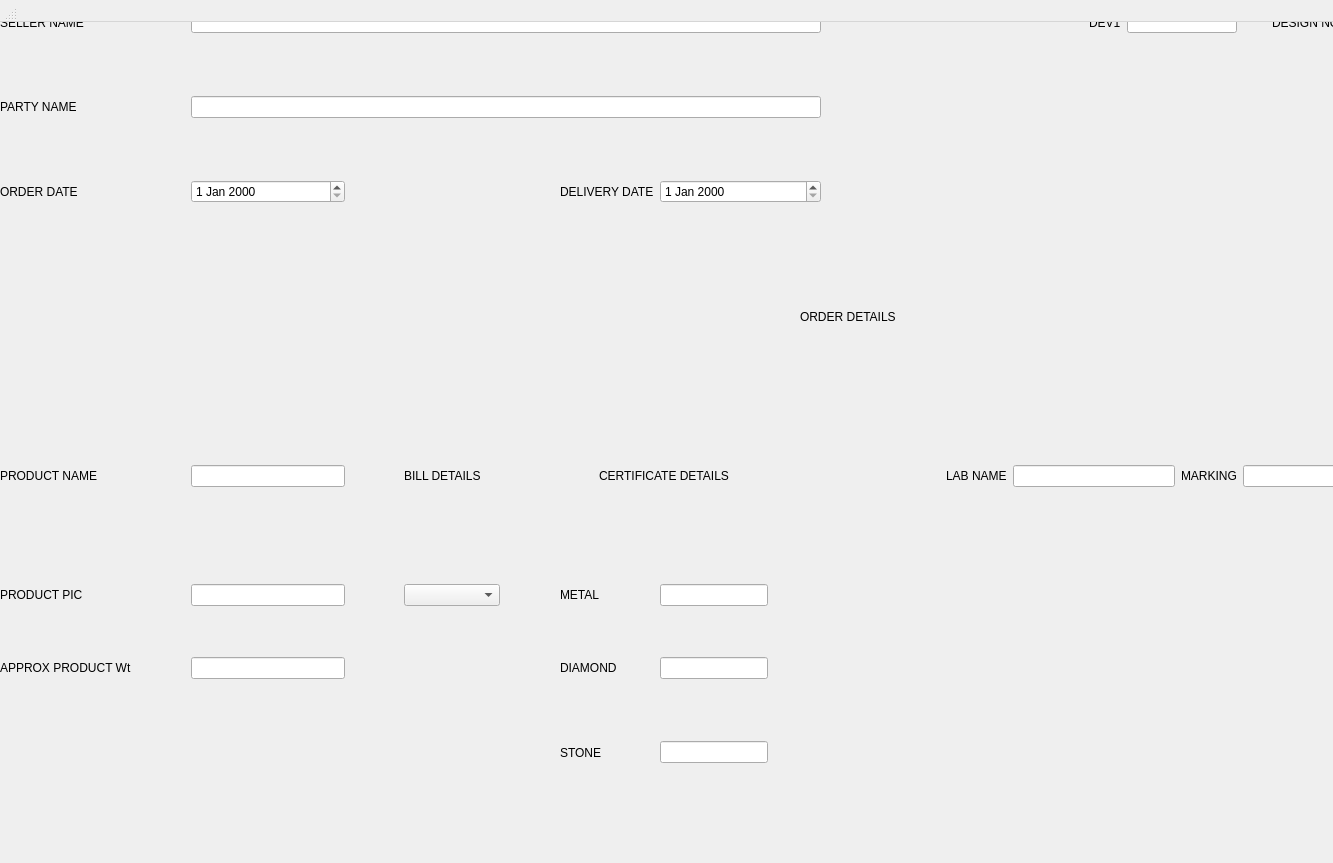
<?xml version="1.0" encoding="UTF-8"?>
<ui version="4.0">
 <class>Order</class>
 <widget class="QDialog" name="Order">
  <property name="geometry">
   <rect>
    <x>0</x>
    <y>0</y>
    <width>1333</width>
    <height>863</height>
   </rect>
  </property>
  <property name="windowTitle">
   <string>MainWindow</string>
  </property>
  <widget class="QWidget" name="centralwidget">
   <property name="geometry">
    <rect>
     <x>0</x>
     <y>0</y>
     <width>1696</width>
     <height>2468</height>
    </rect>
   </property>
   <layout class="QGridLayout" name="gridLayout">
    <item row="3" column="2">
     <spacer name="verticalSpacer_27">
      <property name="orientation">
       <enum>Qt::Orientation::Vertical</enum>
      </property>
      <property name="sizeHint" stdset="0">
       <size>
        <width>20</width>
        <height>40</height>
       </size>
      </property>
     </spacer>
    </item>
    <item row="55" column="6" rowspan="7" colspan="6">
     <widget class="QTextEdit" name="textEdit"/>
    </item>
    <item row="0" column="15" colspan="2">
     <widget class="QLineEdit" name="lineEdit_5"/>
    </item>
    <item row="62" column="2">
     <spacer name="verticalSpacer">
      <property name="orientation">
       <enum>Qt::Orientation::Vertical</enum>
      </property>
      <property name="sizeHint" stdset="0">
       <size>
        <width>20</width>
        <height>40</height>
       </size>
      </property>
     </spacer>
    </item>
    <item row="0" column="17" colspan="2" alignment="Qt::AlignmentFlag::AlignRight">
     <widget class="QLabel" name="label_4">
      <property name="text">
       <string>DESIGN NO.</string>
      </property>
     </widget>
    </item>
    <item row="16" column="8">
     <widget class="QLabel" name="label_15">
      <property name="text">
       <string>DIAMOND</string>
      </property>
     </widget>
    </item>
    <item row="35" column="0">
     <widget class="QLabel" name="label_24">
      <property name="text">
       <string>SIZE MM.</string>
      </property>
     </widget>
    </item>
    <item row="49" column="7">
     <spacer name="verticalSpacer_35">
      <property name="orientation">
       <enum>Qt::Orientation::Vertical</enum>
      </property>
      <property name="sizeHint" stdset="0">
       <size>
        <width>20</width>
        <height>40</height>
       </size>
      </property>
     </spacer>
    </item>
    <item row="0" column="23">
     <widget class="QLineEdit" name="lineEdit_3"/>
    </item>
    <item row="41" column="0">
     <widget class="QLabel" name="label_27">
      <property name="text">
       <string>HEIGHT</string>
      </property>
     </widget>
    </item>
    <item row="3" column="3">
     <spacer name="verticalSpacer_48">
      <property name="orientation">
       <enum>Qt::Orientation::Vertical</enum>
      </property>
      <property name="sizeHint" stdset="0">
       <size>
        <width>20</width>
        <height>40</height>
       </size>
      </property>
     </spacer>
    </item>
    <item row="4" column="8">
     <widget class="QLabel" name="label_7">
      <property name="text">
       <string>DELIVERY DATE</string>
      </property>
     </widget>
    </item>
    <item row="39" column="0">
     <widget class="QLabel" name="label_26">
      <property name="text">
       <string>WIDTH</string>
      </property>
     </widget>
    </item>
    <item row="11" column="20" colspan="2" alignment="Qt::AlignmentFlag::AlignRight">
     <widget class="QLabel" name="label_48">
      <property name="text">
       <string>HALLMARK</string>
      </property>
     </widget>
    </item>
    <item row="20" column="3">
     <spacer name="verticalSpacer_20">
      <property name="orientation">
       <enum>Qt::Orientation::Vertical</enum>
      </property>
      <property name="sizeHint" stdset="0">
       <size>
        <width>20</width>
        <height>40</height>
       </size>
      </property>
     </spacer>
    </item>
    <item row="55" column="18" rowspan="7" colspan="6">
     <widget class="QTextEdit" name="textEdit_3"/>
    </item>
    <item row="7" column="0" colspan="24" alignment="Qt::AlignmentFlag::AlignHCenter">
     <widget class="QLabel" name="label_8">
      <property name="text">
       <string>ORDER DETAILS</string>
      </property>
     </widget>
    </item>
    <item row="0" column="22" alignment="Qt::AlignmentFlag::AlignRight">
     <widget class="QLabel" name="label_3">
      <property name="text">
       <string>JOB NO.</string>
      </property>
     </widget>
    </item>
    <item row="50" column="7" colspan="2">
     <widget class="QLineEdit" name="lineEdit_28"/>
    </item>
    <item row="11" column="16" alignment="Qt::AlignmentFlag::AlignRight">
     <widget class="QLabel" name="label_47">
      <property name="text">
       <string>MARKING</string>
      </property>
     </widget>
    </item>
    <item row="27" column="0">
     <widget class="QLabel" name="label_20">
      <property name="text">
       <string>METAL PURITY</string>
      </property>
     </widget>
    </item>
    <item row="3" column="9">
     <spacer name="verticalSpacer_46">
      <property name="orientation">
       <enum>Qt::Orientation::Vertical</enum>
      </property>
      <property name="sizeHint" stdset="0">
       <size>
        <width>20</width>
        <height>40</height>
       </size>
      </property>
     </spacer>
    </item>
    <item row="29" column="0">
     <widget class="QLabel" name="label_21">
      <property name="text">
       <string>METAL COLOUR</string>
      </property>
     </widget>
    </item>
    <item row="48" column="6">
     <widget class="QLabel" name="label_35">
      <property name="text">
       <string>KUNDAN</string>
      </property>
     </widget>
    </item>
    <item row="45" column="7">
     <spacer name="verticalSpacer_33">
      <property name="orientation">
       <enum>Qt::Orientation::Vertical</enum>
      </property>
      <property name="sizeHint" stdset="0">
       <size>
        <width>20</width>
        <height>40</height>
       </size>
      </property>
     </spacer>
    </item>
    <item row="18" column="9">
     <widget class="QLineEdit" name="lineEdit_11"/>
    </item>
    <item row="53" column="0" colspan="5" alignment="Qt::AlignmentFlag::AlignHCenter">
     <widget class="QLabel" name="label_32">
      <property name="text">
       <string>DIAMOND DETAILS</string>
      </property>
     </widget>
    </item>
    <item row="38" column="2">
     <spacer name="verticalSpacer_10">
      <property name="orientation">
       <enum>Qt::Orientation::Vertical</enum>
      </property>
      <property name="sizeHint" stdset="0">
       <size>
        <width>20</width>
        <height>40</height>
       </size>
      </property>
     </spacer>
    </item>
    <item row="64" column="23">
     <spacer name="horizontalSpacer_18">
      <property name="orientation">
       <enum>Qt::Orientation::Horizontal</enum>
      </property>
      <property name="sizeHint" stdset="0">
       <size>
        <width>40</width>
        <height>20</height>
       </size>
      </property>
     </spacer>
    </item>
    <item row="50" column="6">
     <widget class="QLabel" name="label_34">
      <property name="text">
       <string>STONE</string>
      </property>
     </widget>
    </item>
    <item row="64" column="20">
     <spacer name="horizontalSpacer_21">
      <property name="orientation">
       <enum>Qt::Orientation::Horizontal</enum>
      </property>
      <property name="sizeHint" stdset="0">
       <size>
        <width>40</width>
        <height>20</height>
       </size>
      </property>
     </spacer>
    </item>
    <item row="16" column="9">
     <widget class="QLineEdit" name="lineEdit_10"/>
    </item>
    <item row="64" column="9">
     <spacer name="horizontalSpacer_11">
      <property name="orientation">
       <enum>Qt::Orientation::Horizontal</enum>
      </property>
      <property name="sizeHint" stdset="0">
       <size>
        <width>40</width>
        <height>20</height>
       </size>
      </property>
     </spacer>
    </item>
    <item row="11" column="6">
     <widget class="QLabel" name="label_12">
      <property name="text">
       <string>BILL DETAILS</string>
      </property>
     </widget>
    </item>
    <item row="44" column="7" colspan="2">
     <widget class="QLineEdit" name="lineEdit_25"/>
    </item>
    <item row="28" column="2">
     <spacer name="verticalSpacer_14">
      <property name="orientation">
       <enum>Qt::Orientation::Vertical</enum>
      </property>
      <property name="sizeHint" stdset="0">
       <size>
        <width>20</width>
        <height>40</height>
       </size>
      </property>
     </spacer>
    </item>
    <item row="48" column="7" colspan="2">
     <widget class="QLineEdit" name="lineEdit_27"/>
    </item>
    <item row="64" column="11">
     <spacer name="horizontalSpacer_2">
      <property name="orientation">
       <enum>Qt::Orientation::Horizontal</enum>
      </property>
      <property name="sizeHint" stdset="0">
       <size>
        <width>40</width>
        <height>20</height>
       </size>
      </property>
     </spacer>
    </item>
    <item row="14" column="8">
     <widget class="QLabel" name="label_14">
      <property name="text">
       <string>METAL</string>
      </property>
     </widget>
    </item>
    <item row="44" column="6">
     <widget class="QLabel" name="label_37">
      <property name="text">
       <string>OPEN SETTING</string>
      </property>
     </widget>
    </item>
    <item row="52" column="3">
     <spacer name="verticalSpacer_7">
      <property name="orientation">
       <enum>Qt::Orientation::Vertical</enum>
      </property>
      <property name="sizeHint" stdset="0">
       <size>
        <width>20</width>
        <height>40</height>
       </size>
      </property>
     </spacer>
    </item>
    <item row="64" column="16">
     <spacer name="horizontalSpacer_14">
      <property name="orientation">
       <enum>Qt::Orientation::Horizontal</enum>
      </property>
      <property name="sizeHint" stdset="0">
       <size>
        <width>40</width>
        <height>20</height>
       </size>
      </property>
     </spacer>
    </item>
    <item row="4" column="2" colspan="3">
     <widget class="QDateEdit" name="dateEdit"/>
    </item>
    <item row="42" column="6" colspan="3" alignment="Qt::AlignmentFlag::AlignHCenter">
     <widget class="QLabel" name="label_38">
      <property name="text">
       <string>SETTING LABOUR</string>
      </property>
     </widget>
    </item>
    <item row="56" column="2">
     <spacer name="verticalSpacer_4">
      <property name="orientation">
       <enum>Qt::Orientation::Vertical</enum>
      </property>
      <property name="sizeHint" stdset="0">
       <size>
        <width>20</width>
        <height>40</height>
       </size>
      </property>
     </spacer>
    </item>
    <item row="0" column="19">
     <widget class="QLineEdit" name="lineEdit_4"/>
    </item>
    <item row="18" column="8">
     <widget class="QLabel" name="label_16">
      <property name="text">
       <string>STONE</string>
      </property>
     </widget>
    </item>
    <item row="40" column="2">
     <spacer name="verticalSpacer_9">
      <property name="orientation">
       <enum>Qt::Orientation::Vertical</enum>
      </property>
      <property name="sizeHint" stdset="0">
       <size>
        <width>20</width>
        <height>40</height>
       </size>
      </property>
     </spacer>
    </item>
    <item row="64" column="0">
     <spacer name="horizontalSpacer">
      <property name="orientation">
       <enum>Qt::Orientation::Horizontal</enum>
      </property>
      <property name="sizeHint" stdset="0">
       <size>
        <width>40</width>
        <height>20</height>
       </size>
      </property>
     </spacer>
    </item>
    <item row="54" column="8">
     <spacer name="verticalSpacer_38">
      <property name="orientation">
       <enum>Qt::Orientation::Vertical</enum>
      </property>
      <property name="sizeHint" stdset="0">
       <size>
        <width>20</width>
        <height>40</height>
       </size>
      </property>
     </spacer>
    </item>
    <item row="9" column="1">
     <spacer name="horizontalSpacer_22">
      <property name="orientation">
       <enum>Qt::Orientation::Horizontal</enum>
      </property>
      <property name="sizeHint" stdset="0">
       <size>
        <width>40</width>
        <height>20</height>
       </size>
      </property>
     </spacer>
    </item>
    <item row="46" column="7" colspan="2">
     <widget class="QLineEdit" name="lineEdit_26"/>
    </item>
    <item row="4" column="9" colspan="2">
     <widget class="QDateEdit" name="dateEdit_2"/>
    </item>
    <item row="63" column="8">
     <spacer name="verticalSpacer_39">
      <property name="orientation">
       <enum>Qt::Orientation::Vertical</enum>
      </property>
      <property name="sizeHint" stdset="0">
       <size>
        <width>20</width>
        <height>40</height>
       </size>
      </property>
     </spacer>
    </item>
    <item row="55" column="14">
     <widget class="QLineEdit" name="lineEdit_29"/>
    </item>
    <item row="0" column="0">
     <widget class="QLabel" name="label">
      <property name="text">
       <string>SELLER NAME</string>
      </property>
     </widget>
    </item>
    <item row="54" column="2">
     <spacer name="verticalSpacer_5">
      <property name="orientation">
       <enum>Qt::Orientation::Vertical</enum>
      </property>
      <property name="sizeHint" stdset="0">
       <size>
        <width>20</width>
        <height>40</height>
       </size>
      </property>
     </spacer>
    </item>
    <item row="57" column="13">
     <widget class="QLabel" name="label_42">
      <property name="text">
       <string>ST PURITY</string>
      </property>
     </widget>
    </item>
    <item row="11" column="0">
     <widget class="QLabel" name="label_9">
      <property name="text">
       <string>PRODUCT NAME</string>
      </property>
     </widget>
    </item>
    <item row="53" column="18" colspan="6" alignment="Qt::AlignmentFlag::AlignHCenter">
     <widget class="QLabel" name="label_45">
      <property name="text">
       <string>NOTE</string>
      </property>
     </widget>
    </item>
    <item row="64" column="10">
     <spacer name="horizontalSpacer_12">
      <property name="orientation">
       <enum>Qt::Orientation::Horizontal</enum>
      </property>
      <property name="sizeHint" stdset="0">
       <size>
        <width>40</width>
        <height>20</height>
       </size>
      </property>
     </spacer>
    </item>
    <item row="11" column="14" colspan="2">
     <widget class="QLineEdit" name="lineEdit_33"/>
    </item>
    <item row="9" column="2">
     <spacer name="verticalSpacer_24">
      <property name="orientation">
       <enum>Qt::Orientation::Vertical</enum>
      </property>
      <property name="sizeHint" stdset="0">
       <size>
        <width>20</width>
        <height>40</height>
       </size>
      </property>
     </spacer>
    </item>
    <item row="23" column="0">
     <widget class="QLabel" name="label_18">
      <property name="text">
       <string>METAL NAME</string>
      </property>
     </widget>
    </item>
    <item row="14" column="6">
     <widget class="QComboBox" name="comboBox"/>
    </item>
    <item row="59" column="0">
     <widget class="QLabel" name="label_29">
      <property name="text">
       <string>D COLOUR</string>
      </property>
     </widget>
    </item>
    <item row="59" column="14">
     <widget class="QLineEdit" name="lineEdit_31"/>
    </item>
    <item row="64" column="2">
     <spacer name="horizontalSpacer_20">
      <property name="orientation">
       <enum>Qt::Orientation::Horizontal</enum>
      </property>
      <property name="sizeHint" stdset="0">
       <size>
        <width>40</width>
        <height>20</height>
       </size>
      </property>
     </spacer>
    </item>
    <item row="64" column="14">
     <spacer name="horizontalSpacer_13">
      <property name="orientation">
       <enum>Qt::Orientation::Horizontal</enum>
      </property>
      <property name="sizeHint" stdset="0">
       <size>
        <width>40</width>
        <height>20</height>
       </size>
      </property>
     </spacer>
    </item>
    <item row="31" column="0" colspan="5" alignment="Qt::AlignmentFlag::AlignHCenter">
     <widget class="QLabel" name="label_22">
      <property name="text">
       <string>MATERIAL DETAILS</string>
      </property>
     </widget>
    </item>
    <item row="8" column="0">
     <spacer name="verticalSpacer_25">
      <property name="orientation">
       <enum>Qt::Orientation::Vertical</enum>
      </property>
      <property name="sizeHint" stdset="0">
       <size>
        <width>20</width>
        <height>40</height>
       </size>
      </property>
     </spacer>
    </item>
    <item row="13" column="8">
     <spacer name="verticalSpacer_31">
      <property name="orientation">
       <enum>Qt::Orientation::Vertical</enum>
      </property>
      <property name="sizeHint" stdset="0">
       <size>
        <width>20</width>
        <height>40</height>
       </size>
      </property>
     </spacer>
    </item>
    <item row="23" column="2" colspan="3">
     <widget class="QLineEdit" name="lineEdit_12"/>
    </item>
    <item row="26" column="2">
     <spacer name="verticalSpacer_15">
      <property name="orientation">
       <enum>Qt::Orientation::Vertical</enum>
      </property>
      <property name="sizeHint" stdset="0">
       <size>
        <width>20</width>
        <height>40</height>
       </size>
      </property>
     </spacer>
    </item>
    <item row="14" column="0">
     <widget class="QLabel" name="label_10">
      <property name="text">
       <string>PRODUCT PIC</string>
      </property>
     </widget>
    </item>
    <item row="22" column="2">
     <spacer name="verticalSpacer_17">
      <property name="orientation">
       <enum>Qt::Orientation::Vertical</enum>
      </property>
      <property name="sizeHint" stdset="0">
       <size>
        <width>20</width>
        <height>40</height>
       </size>
      </property>
     </spacer>
    </item>
    <item row="11" column="13" alignment="Qt::AlignmentFlag::AlignRight">
     <widget class="QLabel" name="label_46">
      <property name="text">
       <string>LAB NAME</string>
      </property>
     </widget>
    </item>
    <item row="15" column="2">
     <spacer name="verticalSpacer_22">
      <property name="orientation">
       <enum>Qt::Orientation::Vertical</enum>
      </property>
      <property name="sizeHint" stdset="0">
       <size>
        <width>20</width>
        <height>40</height>
       </size>
      </property>
     </spacer>
    </item>
    <item row="11" column="17" colspan="3">
     <widget class="QLineEdit" name="lineEdit_34"/>
    </item>
    <item row="11" column="8" colspan="2" alignment="Qt::AlignmentFlag::AlignHCenter">
     <widget class="QLabel" name="label_13">
      <property name="text">
       <string>CERTIFICATE DETAILS</string>
      </property>
     </widget>
    </item>
    <item row="60" column="2">
     <spacer name="verticalSpacer_2">
      <property name="orientation">
       <enum>Qt::Orientation::Vertical</enum>
      </property>
      <property name="sizeHint" stdset="0">
       <size>
        <width>20</width>
        <height>40</height>
       </size>
      </property>
     </spacer>
    </item>
    <item row="59" column="2" colspan="3">
     <widget class="QLineEdit" name="lineEdit_24"/>
    </item>
    <item row="64" column="6">
     <spacer name="horizontalSpacer_8">
      <property name="orientation">
       <enum>Qt::Orientation::Horizontal</enum>
      </property>
      <property name="sizeHint" stdset="0">
       <size>
        <width>40</width>
        <height>20</height>
       </size>
      </property>
     </spacer>
    </item>
    <item row="5" column="8">
     <spacer name="verticalSpacer_49">
      <property name="orientation">
       <enum>Qt::Orientation::Vertical</enum>
      </property>
      <property name="sizeHint" stdset="0">
       <size>
        <width>20</width>
        <height>40</height>
       </size>
      </property>
     </spacer>
    </item>
    <item row="25" column="2" colspan="3">
     <widget class="QLineEdit" name="lineEdit_13"/>
    </item>
    <item row="2" column="2" colspan="9">
     <widget class="QLineEdit" name="lineEdit_2"/>
    </item>
    <item row="64" column="18">
     <spacer name="horizontalSpacer_15">
      <property name="orientation">
       <enum>Qt::Orientation::Horizontal</enum>
      </property>
      <property name="sizeHint" stdset="0">
       <size>
        <width>40</width>
        <height>20</height>
       </size>
      </property>
     </spacer>
    </item>
    <item row="32" column="0">
     <spacer name="verticalSpacer_13">
      <property name="orientation">
       <enum>Qt::Orientation::Vertical</enum>
      </property>
      <property name="sizeHint" stdset="0">
       <size>
        <width>20</width>
        <height>40</height>
       </size>
      </property>
     </spacer>
    </item>
    <item row="46" column="6">
     <widget class="QLabel" name="label_36">
      <property name="text">
       <string>CLOSE SETTING</string>
      </property>
     </widget>
    </item>
    <item row="33" column="2" colspan="3">
     <widget class="QLineEdit" name="lineEdit_16"/>
    </item>
    <item row="14" column="2" colspan="3">
     <widget class="QLineEdit" name="lineEdit_7"/>
    </item>
    <item row="64" column="17">
     <spacer name="horizontalSpacer_19">
      <property name="orientation">
       <enum>Qt::Orientation::Horizontal</enum>
      </property>
      <property name="sizeHint" stdset="0">
       <size>
        <width>40</width>
        <height>20</height>
       </size>
      </property>
     </spacer>
    </item>
    <item row="10" column="8">
     <spacer name="verticalSpacer_43">
      <property name="orientation">
       <enum>Qt::Orientation::Vertical</enum>
      </property>
      <property name="sizeHint" stdset="0">
       <size>
        <width>20</width>
        <height>40</height>
       </size>
      </property>
     </spacer>
    </item>
    <item row="61" column="14">
     <widget class="QLineEdit" name="lineEdit_32"/>
    </item>
    <item row="61" column="0">
     <widget class="QLabel" name="label_28">
      <property name="text">
       <string>D PRICH</string>
      </property>
     </widget>
    </item>
    <item row="64" column="15">
     <spacer name="horizontalSpacer_24">
      <property name="orientation">
       <enum>Qt::Orientation::Horizontal</enum>
      </property>
      <property name="sizeHint" stdset="0">
       <size>
        <width>40</width>
        <height>20</height>
       </size>
      </property>
     </spacer>
    </item>
    <item row="19" column="9">
     <spacer name="verticalSpacer_42">
      <property name="orientation">
       <enum>Qt::Orientation::Vertical</enum>
      </property>
      <property name="sizeHint" stdset="0">
       <size>
        <width>20</width>
        <height>40</height>
       </size>
      </property>
     </spacer>
    </item>
    <item row="52" column="8">
     <spacer name="verticalSpacer_37">
      <property name="orientation">
       <enum>Qt::Orientation::Vertical</enum>
      </property>
      <property name="sizeHint" stdset="0">
       <size>
        <width>20</width>
        <height>40</height>
       </size>
      </property>
     </spacer>
    </item>
    <item row="35" column="2" colspan="3">
     <widget class="QLineEdit" name="lineEdit_17"/>
    </item>
    <item row="0" column="14" alignment="Qt::AlignmentFlag::AlignRight">
     <widget class="QLabel" name="label_5">
      <property name="text">
       <string>DEV1</string>
      </property>
     </widget>
    </item>
    <item row="57" column="14">
     <widget class="QLineEdit" name="lineEdit_30"/>
    </item>
    <item row="64" column="13">
     <spacer name="horizontalSpacer_4">
      <property name="orientation">
       <enum>Qt::Orientation::Horizontal</enum>
      </property>
      <property name="sizeHint" stdset="0">
       <size>
        <width>40</width>
        <height>20</height>
       </size>
      </property>
     </spacer>
    </item>
    <item row="1" column="2">
     <spacer name="verticalSpacer_47">
      <property name="orientation">
       <enum>Qt::Orientation::Vertical</enum>
      </property>
      <property name="sizeHint" stdset="0">
       <size>
        <width>20</width>
        <height>40</height>
       </size>
      </property>
     </spacer>
    </item>
    <item row="0" column="11">
     <spacer name="verticalSpacer_45">
      <property name="orientation">
       <enum>Qt::Orientation::Vertical</enum>
      </property>
      <property name="sizeHint" stdset="0">
       <size>
        <width>20</width>
        <height>40</height>
       </size>
      </property>
     </spacer>
    </item>
    <item row="33" column="0">
     <widget class="QLabel" name="label_23">
      <property name="text">
       <string>SIZE NO.</string>
      </property>
     </widget>
    </item>
    <item row="16" column="0">
     <widget class="QLabel" name="label_11">
      <property name="text">
       <string>APPROX PRODUCT Wt</string>
      </property>
     </widget>
    </item>
    <item row="21" column="0" colspan="5" alignment="Qt::AlignmentFlag::AlignHCenter">
     <widget class="QLabel" name="label_17">
      <property name="text">
       <string>MATERIAL DETAILS</string>
      </property>
     </widget>
    </item>
    <item row="64" column="4">
     <spacer name="horizontalSpacer_6">
      <property name="orientation">
       <enum>Qt::Orientation::Horizontal</enum>
      </property>
      <property name="sizeHint" stdset="0">
       <size>
        <width>40</width>
        <height>20</height>
       </size>
      </property>
     </spacer>
    </item>
    <item row="20" column="0">
     <spacer name="verticalSpacer_18">
      <property name="orientation">
       <enum>Qt::Orientation::Vertical</enum>
      </property>
      <property name="sizeHint" stdset="0">
       <size>
        <width>20</width>
        <height>40</height>
       </size>
      </property>
     </spacer>
    </item>
    <item row="42" column="0" colspan="5" alignment="Qt::AlignmentFlag::AlignHCenter">
     <widget class="QLabel" name="label_39">
      <property name="text">
       <string>MATERIAL EXTRA DETAILS</string>
      </property>
     </widget>
    </item>
    <item row="2" column="0">
     <widget class="QLabel" name="label_2">
      <property name="text">
       <string>PARTY NAME</string>
      </property>
     </widget>
    </item>
    <item row="12" column="8">
     <spacer name="verticalSpacer_30">
      <property name="orientation">
       <enum>Qt::Orientation::Vertical</enum>
      </property>
      <property name="sizeHint" stdset="0">
       <size>
        <width>20</width>
        <height>40</height>
       </size>
      </property>
     </spacer>
    </item>
    <item row="53" column="6" colspan="6" alignment="Qt::AlignmentFlag::AlignHCenter">
     <widget class="QLabel" name="label_33">
      <property name="text">
       <string>NOTE</string>
      </property>
     </widget>
    </item>
    <item row="41" column="2" colspan="3">
     <widget class="QLineEdit" name="lineEdit_20"/>
    </item>
    <item row="64" column="22">
     <spacer name="horizontalSpacer_17">
      <property name="orientation">
       <enum>Qt::Orientation::Horizontal</enum>
      </property>
      <property name="sizeHint" stdset="0">
       <size>
        <width>40</width>
        <height>20</height>
       </size>
      </property>
     </spacer>
    </item>
    <item row="15" column="9">
     <spacer name="verticalSpacer_40">
      <property name="orientation">
       <enum>Qt::Orientation::Vertical</enum>
      </property>
      <property name="sizeHint" stdset="0">
       <size>
        <width>20</width>
        <height>40</height>
       </size>
      </property>
     </spacer>
    </item>
    <item row="37" column="2" colspan="3">
     <widget class="QLineEdit" name="lineEdit_18"/>
    </item>
    <item row="47" column="7">
     <spacer name="verticalSpacer_34">
      <property name="orientation">
       <enum>Qt::Orientation::Vertical</enum>
      </property>
      <property name="sizeHint" stdset="0">
       <size>
        <width>20</width>
        <height>40</height>
       </size>
      </property>
     </spacer>
    </item>
    <item row="58" column="2">
     <spacer name="verticalSpacer_3">
      <property name="orientation">
       <enum>Qt::Orientation::Vertical</enum>
      </property>
      <property name="sizeHint" stdset="0">
       <size>
        <width>20</width>
        <height>40</height>
       </size>
      </property>
     </spacer>
    </item>
    <item row="64" column="8">
     <spacer name="horizontalSpacer_10">
      <property name="orientation">
       <enum>Qt::Orientation::Horizontal</enum>
      </property>
      <property name="sizeHint" stdset="0">
       <size>
        <width>40</width>
        <height>20</height>
       </size>
      </property>
     </spacer>
    </item>
    <item row="13" column="2">
     <spacer name="verticalSpacer_23">
      <property name="orientation">
       <enum>Qt::Orientation::Vertical</enum>
      </property>
      <property name="sizeHint" stdset="0">
       <size>
        <width>20</width>
        <height>40</height>
       </size>
      </property>
     </spacer>
    </item>
    <item row="16" column="2" colspan="3">
     <widget class="QLineEdit" name="lineEdit_8"/>
    </item>
    <item row="51" column="3">
     <spacer name="verticalSpacer_8">
      <property name="orientation">
       <enum>Qt::Orientation::Vertical</enum>
      </property>
      <property name="sizeHint" stdset="0">
       <size>
        <width>20</width>
        <height>40</height>
       </size>
      </property>
     </spacer>
    </item>
    <item row="61" column="2" colspan="3">
     <widget class="QLineEdit" name="lineEdit_21"/>
    </item>
    <item row="18" column="3">
     <spacer name="verticalSpacer_19">
      <property name="orientation">
       <enum>Qt::Orientation::Vertical</enum>
      </property>
      <property name="sizeHint" stdset="0">
       <size>
        <width>20</width>
        <height>40</height>
       </size>
      </property>
     </spacer>
    </item>
    <item row="34" column="2">
     <spacer name="verticalSpacer_12">
      <property name="orientation">
       <enum>Qt::Orientation::Vertical</enum>
      </property>
      <property name="sizeHint" stdset="0">
       <size>
        <width>20</width>
        <height>40</height>
       </size>
      </property>
     </spacer>
    </item>
    <item row="43" column="0">
     <spacer name="verticalSpacer_6">
      <property name="orientation">
       <enum>Qt::Orientation::Vertical</enum>
      </property>
      <property name="sizeHint" stdset="0">
       <size>
        <width>20</width>
        <height>40</height>
       </size>
      </property>
     </spacer>
    </item>
    <item row="11" column="2" colspan="3">
     <widget class="QLineEdit" name="lineEdit_6"/>
    </item>
    <item row="64" column="5">
     <spacer name="horizontalSpacer_7">
      <property name="orientation">
       <enum>Qt::Orientation::Horizontal</enum>
      </property>
      <property name="sizeHint" stdset="0">
       <size>
        <width>40</width>
        <height>20</height>
       </size>
      </property>
     </spacer>
    </item>
    <item row="17" column="9">
     <spacer name="verticalSpacer_41">
      <property name="orientation">
       <enum>Qt::Orientation::Vertical</enum>
      </property>
      <property name="sizeHint" stdset="0">
       <size>
        <width>20</width>
        <height>40</height>
       </size>
      </property>
     </spacer>
    </item>
    <item row="25" column="0">
     <widget class="QLabel" name="label_19">
      <property name="text">
       <string>METAL PRICE</string>
      </property>
     </widget>
    </item>
    <item row="61" column="13">
     <widget class="QLabel" name="label_44">
      <property name="text">
       <string>ST PRICE</string>
      </property>
     </widget>
    </item>
    <item row="6" column="2">
     <spacer name="verticalSpacer_26">
      <property name="orientation">
       <enum>Qt::Orientation::Vertical</enum>
      </property>
      <property name="sizeHint" stdset="0">
       <size>
        <width>20</width>
        <height>40</height>
       </size>
      </property>
     </spacer>
    </item>
    <item row="51" column="7">
     <spacer name="verticalSpacer_36">
      <property name="orientation">
       <enum>Qt::Orientation::Vertical</enum>
      </property>
      <property name="sizeHint" stdset="0">
       <size>
        <width>20</width>
        <height>40</height>
       </size>
      </property>
     </spacer>
    </item>
    <item row="63" column="2">
     <spacer name="verticalSpacer_28">
      <property name="orientation">
       <enum>Qt::Orientation::Vertical</enum>
      </property>
      <property name="sizeHint" stdset="0">
       <size>
        <width>20</width>
        <height>40</height>
       </size>
      </property>
     </spacer>
    </item>
    <item row="55" column="0">
     <widget class="QLabel" name="label_31">
      <property name="text">
       <string>D PACIFIC</string>
      </property>
     </widget>
    </item>
    <item row="36" column="2">
     <spacer name="verticalSpacer_11">
      <property name="orientation">
       <enum>Qt::Orientation::Vertical</enum>
      </property>
      <property name="sizeHint" stdset="0">
       <size>
        <width>20</width>
        <height>40</height>
       </size>
      </property>
     </spacer>
    </item>
    <item row="37" column="0">
     <widget class="QLabel" name="label_25">
      <property name="text">
       <string>LENGTH</string>
      </property>
     </widget>
    </item>
    <item row="43" column="8">
     <spacer name="verticalSpacer_32">
      <property name="orientation">
       <enum>Qt::Orientation::Vertical</enum>
      </property>
      <property name="sizeHint" stdset="0">
       <size>
        <width>20</width>
        <height>40</height>
       </size>
      </property>
     </spacer>
    </item>
    <item row="64" column="12">
     <spacer name="horizontalSpacer_3">
      <property name="orientation">
       <enum>Qt::Orientation::Horizontal</enum>
      </property>
      <property name="sizeHint" stdset="0">
       <size>
        <width>40</width>
        <height>20</height>
       </size>
      </property>
     </spacer>
    </item>
    <item row="27" column="2" colspan="3">
     <widget class="QLineEdit" name="lineEdit_14"/>
    </item>
    <item row="55" column="2" colspan="3">
     <widget class="QLineEdit" name="lineEdit_22"/>
    </item>
    <item row="39" column="2" colspan="3">
     <widget class="QLineEdit" name="lineEdit_19"/>
    </item>
    <item row="4" column="13">
     <spacer name="verticalSpacer_44">
      <property name="orientation">
       <enum>Qt::Orientation::Vertical</enum>
      </property>
      <property name="sizeHint" stdset="0">
       <size>
        <width>20</width>
        <height>40</height>
       </size>
      </property>
     </spacer>
    </item>
    <item row="64" column="19">
     <spacer name="horizontalSpacer_16">
      <property name="orientation">
       <enum>Qt::Orientation::Horizontal</enum>
      </property>
      <property name="sizeHint" stdset="0">
       <size>
        <width>40</width>
        <height>20</height>
       </size>
      </property>
     </spacer>
    </item>
    <item row="11" column="22" colspan="2">
     <widget class="QLineEdit" name="lineEdit_35"/>
    </item>
    <item row="57" column="2" colspan="3">
     <widget class="QLineEdit" name="lineEdit_23"/>
    </item>
    <item row="59" column="13">
     <widget class="QLabel" name="label_43">
      <property name="text">
       <string>ST COLOUR</string>
      </property>
     </widget>
    </item>
    <item row="24" column="2">
     <spacer name="verticalSpacer_16">
      <property name="orientation">
       <enum>Qt::Orientation::Vertical</enum>
      </property>
      <property name="sizeHint" stdset="0">
       <size>
        <width>20</width>
        <height>40</height>
       </size>
      </property>
     </spacer>
    </item>
    <item row="44" column="0" rowspan="7" colspan="5">
     <widget class="QTextEdit" name="textEdit_2"/>
    </item>
    <item row="55" column="13">
     <widget class="QLabel" name="label_41">
      <property name="text">
       <string>ST SPECIFIC</string>
      </property>
     </widget>
    </item>
    <item row="17" column="3">
     <spacer name="verticalSpacer_21">
      <property name="orientation">
       <enum>Qt::Orientation::Vertical</enum>
      </property>
      <property name="sizeHint" stdset="0">
       <size>
        <width>20</width>
        <height>40</height>
       </size>
      </property>
     </spacer>
    </item>
    <item row="64" column="3">
     <spacer name="horizontalSpacer_5">
      <property name="orientation">
       <enum>Qt::Orientation::Horizontal</enum>
      </property>
      <property name="sizeHint" stdset="0">
       <size>
        <width>40</width>
        <height>20</height>
       </size>
      </property>
     </spacer>
    </item>
    <item row="4" column="0">
     <widget class="QLabel" name="label_6">
      <property name="text">
       <string>ORDER DATE</string>
      </property>
     </widget>
    </item>
    <item row="14" column="9">
     <widget class="QLineEdit" name="lineEdit_9"/>
    </item>
    <item row="30" column="0">
     <spacer name="verticalSpacer_29">
      <property name="orientation">
       <enum>Qt::Orientation::Vertical</enum>
      </property>
      <property name="sizeHint" stdset="0">
       <size>
        <width>20</width>
        <height>40</height>
       </size>
      </property>
     </spacer>
    </item>
    <item row="57" column="0">
     <widget class="QLabel" name="label_30">
      <property name="text">
       <string>D PURITY</string>
      </property>
     </widget>
    </item>
    <item row="29" column="2" colspan="3">
     <widget class="QLineEdit" name="lineEdit_15"/>
    </item>
    <item row="64" column="7">
     <spacer name="horizontalSpacer_9">
      <property name="orientation">
       <enum>Qt::Orientation::Horizontal</enum>
      </property>
      <property name="sizeHint" stdset="0">
       <size>
        <width>40</width>
        <height>20</height>
       </size>
      </property>
     </spacer>
    </item>
    <item row="0" column="2" colspan="9">
     <widget class="QLineEdit" name="lineEdit">
      <property name="text">
       <string/>
      </property>
     </widget>
    </item>
    <item row="53" column="13" colspan="2" alignment="Qt::AlignmentFlag::AlignHCenter">
     <widget class="QLabel" name="label_40">
      <property name="text">
       <string>STONE DETAILS</string>
      </property>
     </widget>
    </item>
   </layout>
  </widget>
  <widget class="QMenuBar" name="menubar">
   <property name="geometry">
    <rect>
     <x>0</x>
     <y>0</y>
     <width>1333</width>
     <height>22</height>
    </rect>
   </property>
  </widget>
  <widget class="QStatusBar" name="statusbar">
   <property name="geometry">
    <rect>
     <x>0</x>
     <y>0</y>
     <width>16</width>
     <height>21</height>
    </rect>
   </property>
  </widget>
 </widget>
 <customwidgets>
  <customwidget>
   <class>Order</class>
   <extends>QWidget</extends>
   <header>order.h</header>
   <container>1</container>
  </customwidget>
 </customwidgets>
 <resources/>
 <connections/>
</ui>
